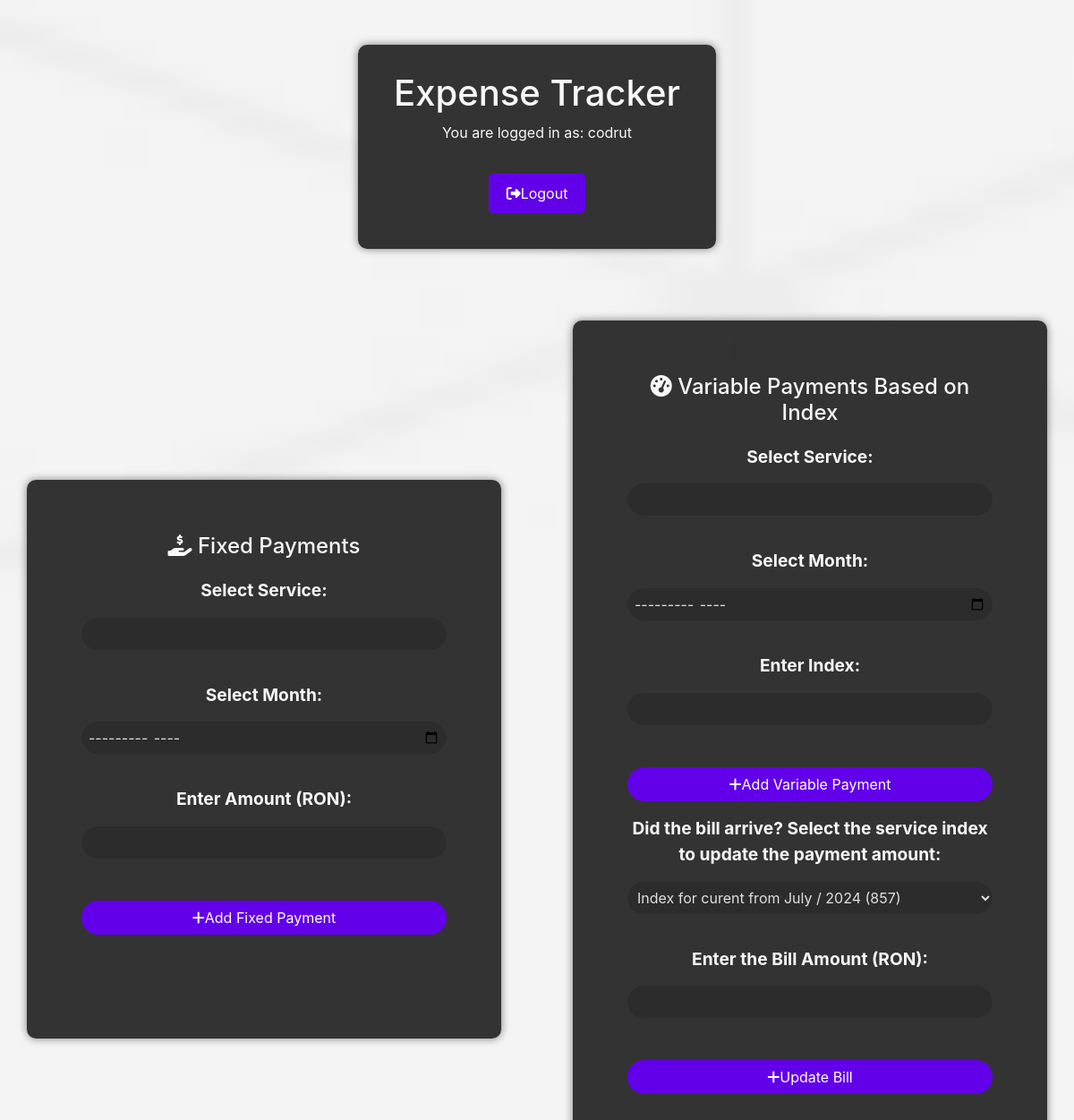
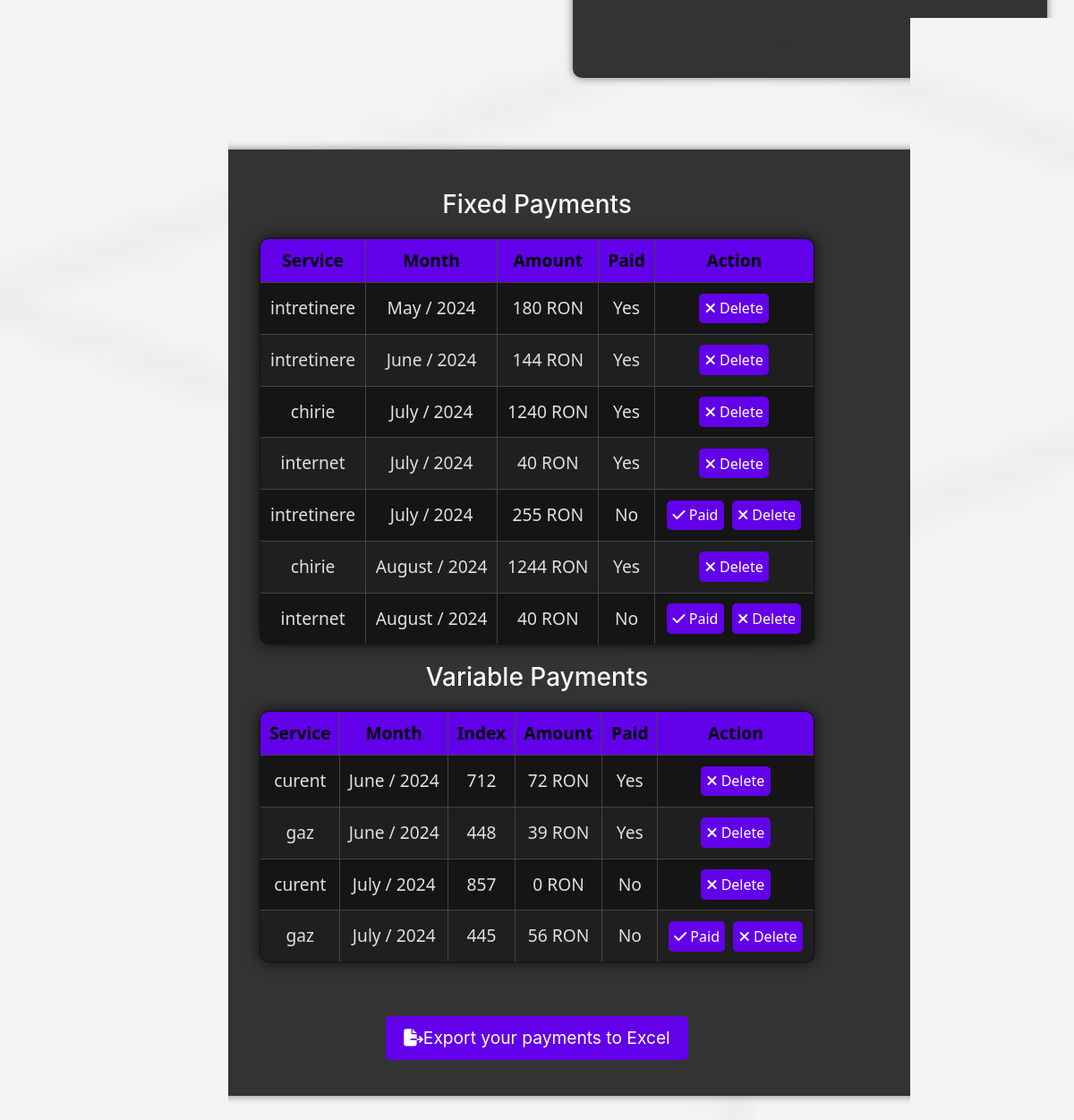
The page / (signed in) on the database its author committed (2 pictures, top to bottom).
### tables this page shows
CREATE TABLE users (
            id INTEGER PRIMARY KEY AUTOINCREMENT,
            username TEXT NOT NULL UNIQUE,
            password TEXT NOT NULL,
            currency TEXT NOT NULL,
            is_admin BOOLEAN DEFAULT FALSE
        );

CREATE TABLE expenses (
            id INTEGER PRIMARY KEY AUTOINCREMENT,
            category TEXT NOT NULL,
            month TEXT NOT NULL,
            index_value INTEGER,
            amount REAL,
            is_paid BOOLEAN DEFAULT FALSE,
            service_name TEXT NOT NULL,
            user_id INTEGER,
            FOREIGN KEY (user_id) REFERENCES users(id),
            UNIQUE(month, service_name, index_value, user_id)
        );

### app.py (the view)
@app.route('/')
def index():
    if not g.user:
        return redirect(url_for('login'))
    user_id = g.user['id']
    with get_db_connection() as conn:
        cursor = conn.cursor()
        cursor.execute(
            "SELECT DISTINCT service_name FROM fixed_services WHERE user_id = ?",
            (user_id, ))
        fixed_services = [row['service_name'] for row in cursor.fetchall()]
        cursor.execute(
            "SELECT DISTINCT service_name FROM variable_services WHERE user_id = ?",
            (user_id, ))
        variable_services = [row['service_name'] for row in cursor.fetchall()]
        cursor.execute(
            "SELECT * FROM expenses WHERE user_id = ? AND category = 'Fixe' ORDER BY month",
            (user_id, ))
        fixed_expenses = cursor.fetchall()
        cursor.execute(
            "SELECT * FROM expenses WHERE user_id = ? AND category = 'Variabile' ORDER BY month",
            (user_id, ))
        variable_expenses = cursor.fetchall()
        cursor.execute(
            "SELECT DISTINCT month, service_name, index_value FROM expenses WHERE user_id = ? AND category = 'Variabile' AND amount IS NULL ORDER BY month",
            (user_id, ))
        variable_months = cursor.fetchall()
    return render_template('index.html',
                           fixed_expenses=fixed_expenses,
                           variable_expenses=variable_expenses,
                           fixed_services=fixed_services,
                           variable_services=variable_services,
                           variable_months=variable_months)

### app.py (called while the page is built)
def get_db_connection():
    conn = sqlite3.connect(DATABASE)
    conn.row_factory = sqlite3.Row
    return conn

@app.before_request
def before_request():
    g.user = None
    if 'user_id' in session:
        user = query_db('select * from users where id = ?',
                        [session['user_id']],
                        one=True)
        g.user = user

def query_db(query, args=(), one=False):
    with get_db_connection() as conn:
        cur = conn.execute(query, args)
        rv = cur.fetchall()
        cur.close()
        return (rv[0] if rv else None) if one else rv

def format_month(month):
    return datetime.strptime(month, "%Y-%m").strftime("%B / %Y")

def split_month(value):
    return value.split(' ')[0]

### templates/index.html (shortened to what this page needs)
<!DOCTYPE html>
<html lang="en">
<head>
    <link rel="stylesheet" href="{{ url_for('static', filename='style.css') }}">
    <link rel="stylesheet" href="https://cdnjs.cloudflare.com/ajax/libs/font-awesome/6.5.2/css/all.min.css">
    <link rel="stylesheet" href="https://stackpath.bootstrapcdn.com/bootstrap/4.5.2/css/bootstrap.min.css">
</head>
<body>
    <div class="auth-container">
        <h1>Expense Tracker</h1>
        <div class="success-message">You are logged in as: {{ g.user['username'] }}</div>
        <br>
        <form action="{{ url_for('logout') }}" method="post">
            <button type="submit" class="cool-button"><i class="fas fa-sign-out-alt"></i> Logout</button>
        </form>
    </div>
    <div class="container-row">
        <div class="container" id="fixed_payments_container">
            <div class="expense-category">
                <h2 class="text-center"><i class="fas fa-hand-holding-usd"></i> Fixed Payments</h2>
                <form action="/add_fixed" method="post">
                    <div class="form-group">
                        <label for="service_name">Select Service:</label>
                        <input type="text" id="fixed_service_input" name="service_name" oninput="showSuggestions('fixed')" autocomplete="off" class="form-control" required>
                    </div>
                    <div class="form-group">
                        <label for="month">Select Month:</label>
                        <input type="month" name="month" class="form-control" required>
                    </div>
                    <div class="form-group">
                        <label for="amount">Enter Amount ({{ g.user['currency'] }}):</label>
                        <input type="number" step="1" name="amount" class="form-control" required>
                    </div>
                    <button type="submit" class="cool-button"><i class="fas fa-plus"></i> Add Fixed Payment</button>
                </form>
            </div>
        </div>
        <div class="container" id="variable_payments_container">
            <div class="expense-category">
                <h2 class="text-center"><i class="fas fa-tachometer-alt"></i> Variable Payments Based on Index</h2>
                <form action="/add_variable" method="post">
                    <div class="form-group">
                        <label for="service_name">Select Service:</label>
                        <input type="text" id="variable_service_input" name="service_name" oninput="showSuggestions('variable')" autocomplete="off" class="form-control" required>
                    </div>
                    <div class="form-group">
                        <label for="month">Select Month:</label>
                        <input type="month" name="month" class="form-control" required>
                    </div>
                    <div class="form-group">
                        <label for="index_value">Enter Index:</label>
                        <input type="number" name="index_value" class="form-control" required>
                    </div>
                    <button type="submit" class="cool-button"><i class="fas fa-plus"></i> Add Variable Payment</button>
                </form>
                {% if variable_months %}
                <form action="/add_amount" method="post">
                    <div class="form-group">
                        <label for="month">Did the bill arrive? Select the service index to update the payment amount:</label>
                        <select name="month" class="form-control" required>
                            {% if not variable_months %}
                            <option value="" disabled>No available months</option>
                            {% else %}
                                {% for entry in variable_months %}
                                <option value="{{ entry['month'] }}|{{ entry['service_name'] }}|{{ entry['index_value'] }}">
                                    Index for {{ entry['service_name'] }} from {{ entry['month']|format_month }} ({{ entry['index_value'] }})
                                </option>
                                {% endfor %}
                            {% endif %}
                        </select>
                    </div>
                    <div class="form-group">
                        <label for="amount">Enter the Bill Amount ({{ g.user['currency'] }}):</label>
                        <input type="number" step="1" name="amount" class="form-control" required>
                    </div>
                    <button type="submit" class="cool-button"><i class="fas fa-plus"></i> Update Bill</button>
                </form>
                {% endif %}
            </div>
        </div>
    </div>
    <div class="container" id="expense_tables_container" style="padding: 30px;">
        <div class="expense-tables">
            <h3 class="text-center">Fixed Payments</h3>
            <table class="styled-table table table-striped table-bordered">
                <thead>
                    <tr>
                        <th>Service</th>
                        <th>Month</th>
                        <th>Amount</th>
                        <th>Paid</th>
                        <th>Action</th>
                    </tr>
                </thead>
                <tbody>
                    {% if fixed_expenses %}
                    {% for expense in fixed_expenses %}
                    <tr data-month="{{ expense['month']|format_month|split_month }}">
                        <td>{{ expense['service_name'] }}</td>
                        <td>{{ expense['month']|format_month }}</td>
                        <td>{{ expense['amount']|int }} {{ g.user['currency'] }}</td>
                        <td>{{ 'Yes' if expense['is_paid'] else 'No' }}</td>
                        <td>
                            {% if expense['amount'] is not none %}
                            {% if not expense['is_paid'] %}
                            <button type="button" class="btn btn-success" onclick="markAsPaid({{ expense['id'] }}, '{{ expense['service_name'] }}')"><i class="fas fa-check"></i> Paid</button>
                            {% endif %}
                            {% endif %}
                            <button type="button" class="btn btn-danger" onclick="confirmDelete({{ expense['id'] }}, '{{ expense['service_name'] }}')"><i class="fas fa-times"></i> Delete</button>
                        </td>
                    </tr>
                    {% endfor %}
                    {% else %}
                    <tr>
                        <td colspan="5" class="text-center">No fixed payments recorded</td>
                    </tr>
                    {% endif %}
                </tbody>
            </table>
            <h3 class="text-center">Variable Payments</h3>
            <table class="styled-table table table-striped table-bordered">
                <thead>
                    <tr>
                        <th>Service</th>
                        <th>Month</th>
                        <th>Index</th>
                        <th>Amount</th>
                        <th>Paid</th>
                        <th>Action</th>
                    </tr>
                </thead>
                <tbody>
                    {% if variable_expenses %}
                    {% for expense in variable_expenses %}
                    <tr data-month="{{ expense['month']|format_month|split_month }}">
                        <td>{{ expense['service_name'] }}</td>
                        <td>{{ expense['month']|format_month }}</td>
                        <td>{{ expense['index_value'] if expense['index_value'] is not none else '-' }}</td>
                        <td>{{ expense['amount']|int }} {{ g.user['currency'] }}</td>
                        <td>{{ 'Yes' if expense['is_paid'] else 'No' }}</td>
                        <td>
                            {% if expense['amount'] is not none %}
                            {% if not expense['is_paid'] %}
                            <button type="button" class="btn btn-success" onclick="markAsPaid({{ expense['id'] }}, '{{ expense['service_name'] }}')"><i class="fas fa-check"></i> Paid</button>
                            {% endif %}
                            {% endif %}
                            <button type="button" class="btn btn-danger" onclick="confirmDelete({{ expense['id'] }}, '{{ expense['service_name'] }}')"><i class="fas fa-times"></i> Delete</button>
                        </td>
                    </tr>
                    {% endfor %}
                    {% else %}
                    <tr>
                        <td colspan="6" class="text-center">No variable payments recorded</td>
                    </tr>
                    {% endif %}
                </tbody>
            </table>
        </div>
        <div class="export-button">
            <form action="/export_expenses" method="get">
                <button type="submit" class="cool-button"><i class="fas fa-file-export"></i> Export your payments to Excel</button>
            </form>
        </div>
    </div>
</body>
</html>

### static/style.css (style rules this page uses)
body { font-family: Arial, sans-serif; background-image: url('static/bg.jpg'); background-size: cover; background-repeat: no-repeat; background-attachment: fixed; color: #f8f8f8 !important; background-color: #0f0f0f !important; margin: 0; padding: 0; }
.auth-container, .login-container, .register-container { max-width: 400px; width: 95%; margin: 50px auto; padding: 30px; background-color: rgba(30, 30, 30, 0.9); border-radius: 10px; box-shadow: 0 0 10px rgba(0, 0, 0, 0.5); display: flex; flex-direction: column; align-items: center; box-sizing: border-box; }
.container { width: 100%; margin: 50px auto; background-color: rgba(30, 30, 30, 0.9); border-radius: 10px; box-shadow: 0 0 10px rgba(0, 0, 0, 0.5); display: flex; flex-direction: column; align-items: center; box-sizing: border-box; }
.auth-container form, .login-container form, .register-container form { width: 100%; display: flex; flex-direction: column; align-items: center; }
.auth-container button, .login-container button, .register-container button, .cool-button { width: auto; padding: 10px 20px; background-color: #6200ea !important; color: #ffffff !important; border: none !important; border-radius: 5px !important; cursor: pointer; margin: 10px 0 !important; display: inline-flex; align-items: center; justify-content: center; }
h1 { font-size: 2rem; margin-bottom: 20px; text-align: center; }
form { width: 100%; }
input, select, textarea { width: 100% !important; padding: 10px !important; margin: 10px 0 !important; border: 1px solid #333 !important; border-radius: 5px !important; background-color: #2c2c2c !important; color: #e0e0e0 !important; box-sizing: border-box !important; }
button { background-color: #6200ea !important; color: #ffffff !important; cursor: pointer; padding: 10px 20px !important; margin: 10px 0 !important; border: none !important; border-radius: 5px !important; width: auto !important; display: inline-flex; align-items: center; justify-content: center; }
.table { width: 100% !important; border-collapse: collapse !important; margin: 20px 0 !important; box-shadow: 0 0 15px rgba(0, 0, 0, 0.8) !important; color: #e0e0e0 !important; background-color: #141414 !important; border-radius: 10px; overflow: hidden; }
.table th, .table td { padding: 10px !important; text-align: center !important; vertical-align: middle !important; border: 1px solid #444 !important; }
.table th { background-color: #6200ea !important; color: #000000 !important; font-weight: bold; }
.table tr:nth-child(even) { background-color: #1f1f1f !important; }
.table tr:nth-child(odd) { background-color: #151515 !important; }
.table td, .table th { position: relative; }
.table td { transition: all 0.3s ease; }
.table th, .table td { font-family: 'Segoe UI', Tahoma, Geneva, Verdana, sans-serif; }
.container-row { display: flex !important; justify-content: space-around !important; gap: 20px !important; flex-wrap: wrap !important; }
.expense-category { margin-bottom: 40px !important; text-align: center !important; }
.expense-category h2 { font-size: 1.5rem !important; margin-bottom: 20px !important; }
.expense-category form { display: flex !important; flex-direction: column !important; }
.expense-category label { margin-bottom: 5px !important; font-weight: bold !important; }
.expense-category .form-group { margin-bottom: 20px !important; }
.expense-category input, .expense-category select, .expense-category button { margin-bottom: 15px !important; padding: 7px !important; font-size: 1rem !important; border: 1px solid #333 !important; border-radius: 20px !important; background-color: #2c2c2c !important; color: #e0e0e0 !important; }
.expense-category button { background-color: #6200ea !important; color: #ffffff !important; cursor: pointer !important; }
.expense-tables { padding: 15px !important; margin-bottom: 15px !important; }
.table td, .table th { padding: .6rem !important; }
.btn { padding: .3rem 0.4rem !important; margin: 2px !important; }
@media (min-width: 768px) { .container-row { flex-wrap: nowrap !important; } }
@media (min-width: 768px) { .container-row .container { flex: 1 !important; margin: 30px !important; align-items: normal !important; align-self: center !important; padding: 60px !important; } }
@media (min-width: 992px) { .container { font-size: 1.2rem !important; max-width: 960px !important; } }

### rows shown on the page
users: user.username "codrut", user.currency "RON"
expenses: service_name "intretinere", month "May / 2024", amount "180", is_paid "Yes"
expenses: service_name "intretinere", month "June / 2024", amount "144", is_paid "Yes"
expenses: service_name "chirie", month "July / 2024", amount "1240", is_paid "Yes"
expenses: service_name "internet", month "July / 2024", amount "40", is_paid "Yes"
expenses: service_name "intretinere", month "July / 2024", amount "255", is_paid "No"
expenses: service_name "chirie", month "August / 2024", amount "1244", is_paid "Yes"
expenses: service_name "internet", month "August / 2024", amount "40", is_paid "No"
expenses: service_name "curent", month "June / 2024", index_value "712", amount "72", is_paid "Yes"
expenses: service_name "gaz", month "June / 2024", index_value "448", amount "39", is_paid "Yes"
expenses: service_name "curent", month "July / 2024", index_value "857", amount "0", is_paid "No"
expenses: service_name "gaz", month "July / 2024", index_value "445", amount "56", is_paid "No"
